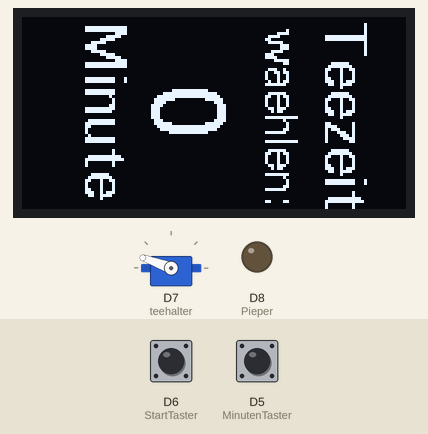
The sketch below on a simulated ESP8266 (NodeMCU). On the bench: servo, 128×64 one-colour display, output pins drawn as LEDs (lit = HIGH). Inputs (shaded band) come from the test bench; at power-on: D6 (StartTaster) LOW, D5 (MinutenTaster) LOW. What the sketch prints to the serial monitor is not drawn.

Above: at 1.2 s.
1.3 s: D6 (StartTaster) pulled HIGH for 0.15 s
At 1.87 s:
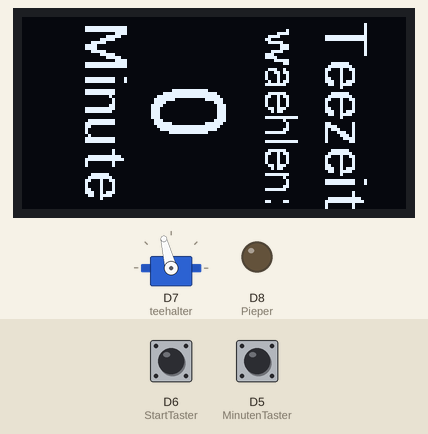
2.0 s: D5 (MinutenTaster) pulled HIGH for 1 s
At 4.0 s:
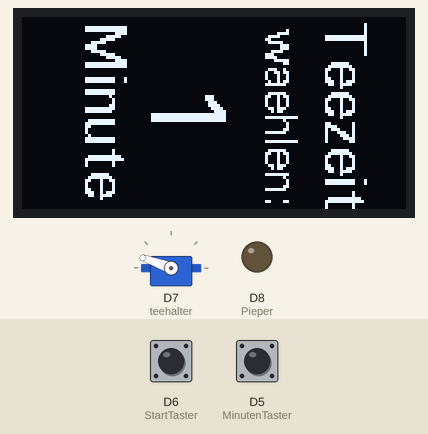
4.6 s: D6 (StartTaster) pulled HIGH for 1 s
At 5.9 s:
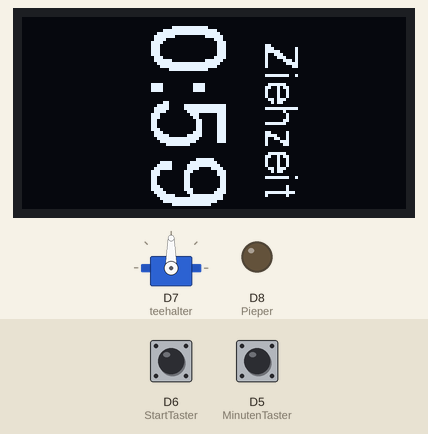
Timing chart, 0 to 7.6 s (numbered marks = the images above; inputs shaded):
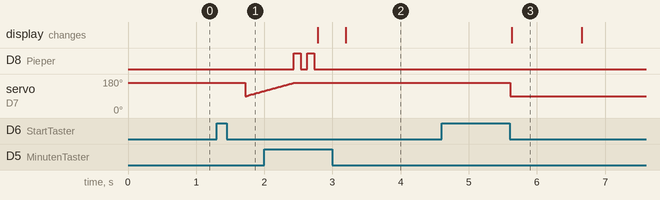

Measured:
- after the input at 4.6 s, servo on D7 (teehalter): 160° → 90° after 1.0 s; the display: changes after 1.0 s (image 3)
- by itself, D8 (Pieper): alternates HIGH for 0.10 s and LOW for 0.10 s, 4 changes in all, then stays LOW
- what the display in image 3 shows lasts 1.1 s, from 5.6 s to 6.7 s

The sketch:

Teemaschiene.ino
```cpp
#include <Servo.h> //Die Servobibliothek wird aufgerufen. Sie wird benötigt, damit die Ansteuerung des Servos vereinfacht wird.


unsigned long MinutenTaster_zeit;
int MinutenTaster_gedrueckt;
unsigned long StartTaster_zeit;
int StartTaster_gedrueckt;

int ModusEingabe;

#include <Arduino.h>
#include <U8g2lib.h>
#ifdef U8X8_HAVE_HW_SPI
#include <SPI.h>
#endif
#ifdef U8X8_HAVE_HW_I2C
#include <Wire.h>
#endif
U8G2_SH1106_128X64_NONAME_F_HW_I2C u8g2(U8G2_R0, U8X8_PIN_NONE, D1, D2 );


Servo teehalter; //Erstellt für das Programm ein Servo mit dem Namen „servoblau“
 int MinutenTaster = D5;
 int StartTaster = D6;
 int MinutenTasterstatus = 0;
 int EndMinutenTasterstatus = 0;
 int TeeZiehzeit = 0;
 int Wartezeit = 0;
 int Pieper = D8;
 int Abkuehler = 0;
 int Abkuehlzeit = 0;
 int AbgekuehlteZeit = 0;


 void setup()
 {
   teehalter.attach(D7); //Das Setup enthält die Information, dass das Servo an der Steuerleitung (gelb) mit Pin 8 verbunden wird. Hier ist natürlich auch ein anderer Pin möglich.
   pinMode(MinutenTaster, INPUT);
   pinMode(StartTaster, INPUT);
   pinMode(Pieper,OUTPUT);
   Serial.begin(115200);
   teehalter.write(180);

   MinutenTaster_gedrueckt=0;
   MinutenTaster_zeit=0;
   StartTaster_gedrueckt=0;
   StartTaster_zeit=0;

   teehalter.write(160);

   u8g2.begin();
   ModusEingabe=0;
 }

void statusausgeben () {
Serial.println("--------");
Serial.print(TeeZiehzeit);
Serial.println("");
}

void oled_TeezeitAuswahl() {
  u8g2.firstPage();
  do {
    u8g2.setFontDirection(1);

    u8g2.setFont(u8g2_font_fur14_tf);
    u8g2.drawStr(100,1, "Teezeit");
    u8g2.setFont(u8g2_font_fur11_tf);
    u8g2.drawStr(80,4, "waehlen:");
    u8g2.setFont(u8g2_font_fur25_tf);

    //TeeZiehzeit
    //u8g2.drawStr(42,22, "1");
    char buffer[10];
    sprintf( buffer, "%d", TeeZiehzeit );
    u8g2.drawStr(42,22, buffer);

    u8g2.setFont(u8g2_font_fur14_tf);
    u8g2.drawStr(20,1, "Minute");

  } while ( u8g2.nextPage() );
}


void oled_ZiehzeitAusgeben(int minuten, int sekunden) {
  u8g2.firstPage();
  do {
    u8g2.setFontDirection(1);
    u8g2.setFont(u8g2_font_fur11_tf);
    u8g2.drawStr(80,8, "Ziehzeit");
    u8g2.setFont(u8g2_font_fur25_tf);
    char buffer[10];
    sprintf( buffer, "%d", minuten );
    u8g2.drawStr(42,1, buffer);
    u8g2.drawStr(42,19, ":");
    sprintf( buffer, "%02d", sekunden );
    u8g2.drawStr(42,26, buffer);
  } while ( u8g2.nextPage() );
}

void oled_AbkuehlzeitAusgeben(int minuten, int sekunden) {
  u8g2.firstPage();
  do {
    u8g2.setFontDirection(1);
    u8g2.setFont(u8g2_font_fur11_tf);
    u8g2.drawStr(80,8, "Abkuehl");
    u8g2.setFont(u8g2_font_fur25_tf);
    char buffer[10];
    sprintf( buffer, "%01d", minuten );
    u8g2.drawStr(42,1, buffer);
    u8g2.drawStr(42,19, ":");
    sprintf( buffer, "%02d", sekunden );
    u8g2.drawStr(42,26, buffer);
  } while ( u8g2.nextPage() );
}


void oled_TeeFertigAusgeben() {
  u8g2.firstPage();
  do {
    u8g2.setFontDirection(1);
    u8g2.setFont(u8g2_font_fur11_tf);
    u8g2.drawStr(80,8, "Tee");
    u8g2.drawStr(60,8, "ist");
    u8g2.drawStr(40,8, "fertig");

  } while ( u8g2.nextPage() );
}

void beepen() {
    digitalWrite(Pieper,HIGH);
    delay(100);
    digitalWrite(Pieper,LOW);
    delay(100);
    digitalWrite(Pieper,HIGH);
    delay(100);
    digitalWrite(Pieper,LOW);
}

void loop()
{

   if (ModusEingabe==0){
      oled_TeezeitAuswahl();
   }


  if (digitalRead(MinutenTaster) == HIGH) {
    MinutenTaster_gedrueckt=1;
    if (MinutenTaster_zeit==0){
      MinutenTaster_zeit=millis();
    }
  } else {
     if (MinutenTaster_gedrueckt==1
      &&millis()>MinutenTaster_zeit+400){
       ModusEingabe=0;
       MinutenTaster_gedrueckt=0;
       MinutenTaster_zeit=0;
       TeeZiehzeit++;
       statusausgeben();
       Abkuehler = 0;
     }
  }

  if (digitalRead(StartTaster) == HIGH) {
    StartTaster_gedrueckt=1;
    if (StartTaster_zeit==0){
      StartTaster_zeit=millis();
    }
  } else {
     if (StartTaster_gedrueckt==1
      &&millis()>StartTaster_zeit+400){
       ModusEingabe=1;
       StartTaster_gedrueckt=0;
       StartTaster_zeit=0;
       Serial.println("---Servostart---");
       //Wartezeit = TeeZiehzeit*60000;
       teehalter.write(90);
       //delay(Wartezeit);

       for (TeeZiehzeit = TeeZiehzeit - 1;TeeZiehzeit >= 0; TeeZiehzeit-- ) {

        for (int i = 59; i >= 0; i--) {
          Serial.print(TeeZiehzeit);
          Serial.print(":");
          Serial.println(i);
          oled_ZiehzeitAusgeben(TeeZiehzeit,i);
          delay(1000);
        }
       }

        for (int i = 90; i <= 160; i++) {
       teehalter.write(i);
       delay(10);
       }
       beepen();
       TeeZiehzeit = 0;
       Abkuehler = 1;
       Abkuehlzeit =millis() + 7*60*1000 ;
     }
  }

if (Abkuehler == 1) {
  int sekunden=(Abkuehlzeit-millis())/1000;
  int minuten=(int)sekunden/60;
  sekunden=sekunden-(minuten*60);
  oled_AbkuehlzeitAusgeben( minuten, sekunden );
  if (Abkuehlzeit <= millis() ){
    oled_TeeFertigAusgeben();
    for (int i = 0; i <= 5; i++) {
       beepen();
       delay(1000);
    }
    Abkuehler = 0;
    ModusEingabe=0;
  }

}


}
```
